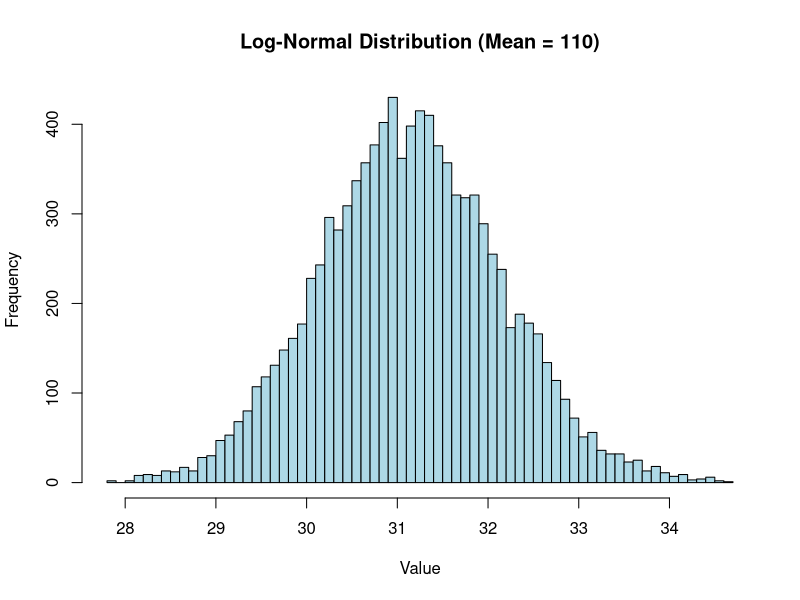

The R script that drew this image:
# Define target mean and a chosen standard deviation for the lognormal curve
target_mean <- 31.15
target_std <- 1 # You can adjust this spread

# Calculate the mu and sigma parameters
variance <- target_std^2
sigma2 <- log(variance / (target_mean^2) + 1)
sdlog <- sqrt(sigma2)
meanlog <- log(target_mean) - (sigma2 / 2)

# check
c(
  "mean" = meanlog,
  "sd" = sdlog
)

# Generate 10,000 random samples
samples <- rlnorm(n=10000, meanlog=meanlog, sdlog=sdlog)

# Verify the actual mean
cat("Empirical mean of samples:", mean(samples), "\n")

# Plot the distribution
hist(samples, breaks=50, col="lightblue", main="Log-Normal Distribution (Mean = 110)", xlab="Value")
